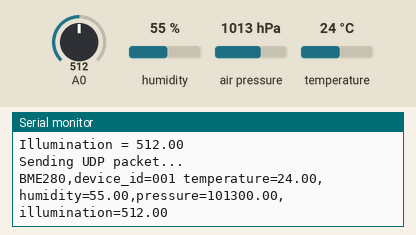
Simulated run of this sketch. Board: ESP8266 (NodeMCU). Parts: the last lines printed to the serial monitor. The inputs (shaded band) are chosen by the test bench; at power-on: humidity 55 %, A0 = 512, air pressure 1013 hPa, temperature 24 °C. WiFi joins after 1.5 s; servers stay silent unless stated.

Above: at 2.7 s.
2.8 s: humidity set to 22 %
At 7.7 s:
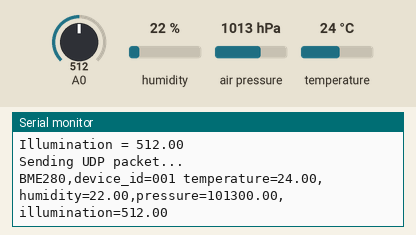
8.8 s: A0 set to 716
At 12.0 s:
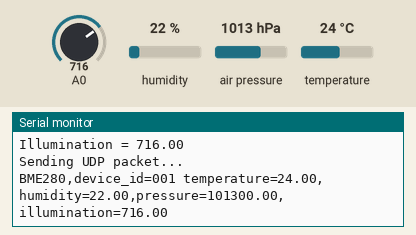
14.8 s: air pressure set to 952 hPa
At 17.6 s:
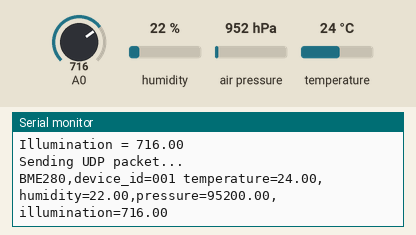
20.8 s: temperature set to 12 °C
At 22.0 s:
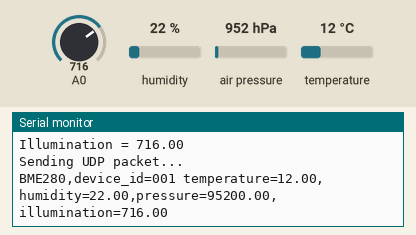
26.8 s: A0 set to 992
At 32.0 s:
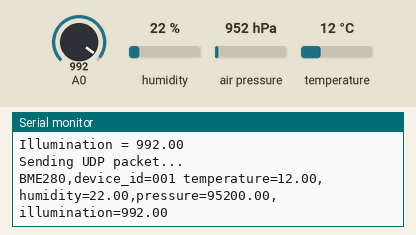
Timing chart, 0 to 33.5 s (numbered marks = the images above; inputs shaded):
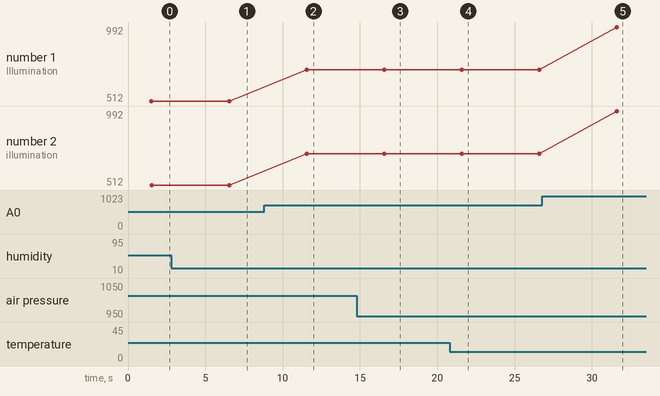

Measured:
- after the input at 2.8 s, the serial monitor: prints a new line after 3.7 s (image 1)
- after the input at 8.8 s, the serial monitor: prints a new line after 2.8 s (image 2)
- after the input at 14.8 s, the serial monitor: prints a new line after 1.8 s (image 3)
- after the input at 20.8 s, the serial monitor: prints a new line after 0.78 s (image 4)
- after the input at 26.8 s, the serial monitor: prints a new line after 4.8 s (image 5)
- plotted number 1: 512 → 716 after the input at 8.8 s, 716 → 992 after the input at 26.8 s
- plotted number 2: 512 → 716 after the input at 8.8 s, 716 → 992 after the input at 26.8 s

The sketch:

THI-sensor.ino
```cpp
#include <Wire.h>
#include <ESP8266WiFi.h>
#include <Adafruit_Sensor.h>
#include <Adafruit_BME280.h>
#include <WiFiUDP.h>

WiFiUDP udp;
Adafruit_BME280 bme; // I2C
const char* ssid = "BOSON2.4";
const char* passwd = "kartoshka";

const byte influxdb_host[] = {138, 201, 158, 136}; // the IP address of your InfluxDB host
const int influxdb_port = 8089; // UDP port of your InfluxDB host

float temperature, pressure, humidity, illumination;

void setup() {
  Serial.begin(115200);
  delay(10);
  Wire.begin(0x76);
  Wire.setClock(100000);

  // Connecting to WiFi network
  Serial.println();
  Serial.print("Connecting to ");
  Serial.print(ssid);

  WiFi.begin(ssid, passwd);
  while (WiFi.status() != WL_CONNECTED) {
  	delay(500);
  	Serial.print(".");
  }
  Serial.println();
  Serial.println("WiFi connected.");

  // Print the received signal strength:
  long rssi = WiFi.RSSI();
  Serial.print("signal strength (RSSI):");
  Serial.print(rssi);
  Serial.println(" dBm");

  Serial.println(WiFi.localIP());

  if (!bme.begin()) {
  	Serial.println("Could not find a valid BME280 sensor, check wiring!");
  	while (1);
  }


}

void getWeather() {
	temperature = bme.readTemperature();
	pressure = bme.readPressure();
	humidity = bme.readHumidity();
}

void getIllumination() {
	illumination = analogRead(0);
}

void loop() {
  String udp_data;

  getWeather();
  getIllumination();

  Serial.println();
  Serial.print("Temperature = ");
  Serial.println(temperature);

  Serial.print("Pressure = ");
  Serial.println(pressure);

  Serial.print("Humidity = ");
  Serial.println(humidity);

  Serial.print("Illumination = ");
  Serial.println(illumination);

  udp_data = String("BME280,device_id=001 temperature=" + String(temperature));
  udp_data += String(",humidity=" + String(humidity));
  udp_data += String(",pressure=" + String(pressure));
  udp_data += String(",illumination=" + String(illumination));
  Serial.println("Sending UDP packet...");
  Serial.println(udp_data);
  udp.beginPacket(influxdb_host, influxdb_port);
  udp.print(udp_data);
  udp.endPacket();

  delay(5000);
}
```
